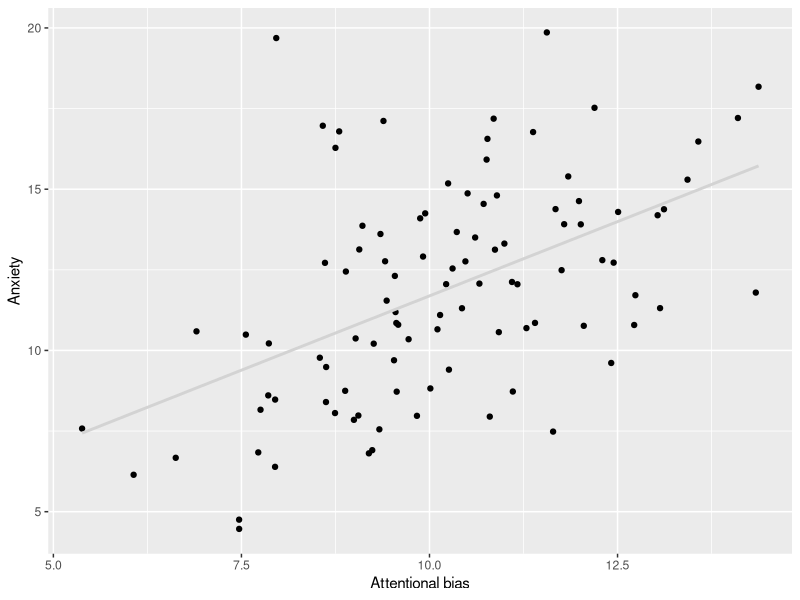
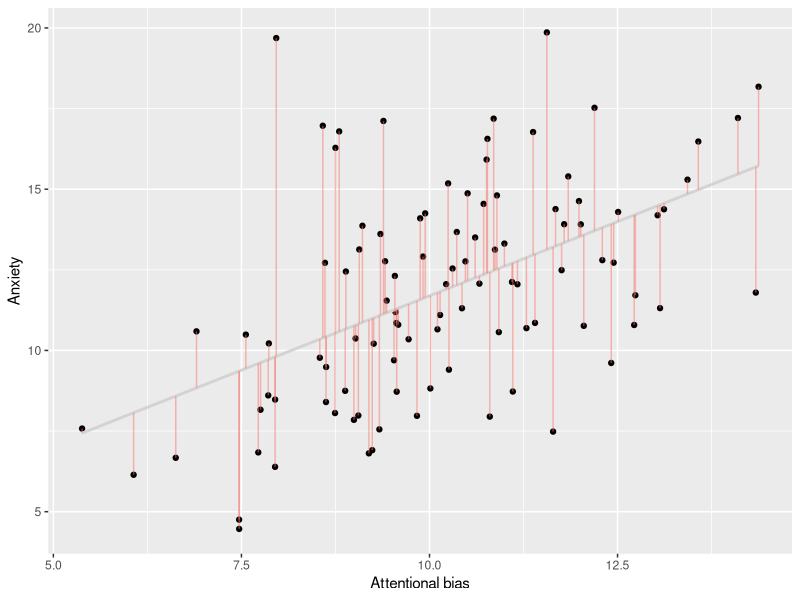
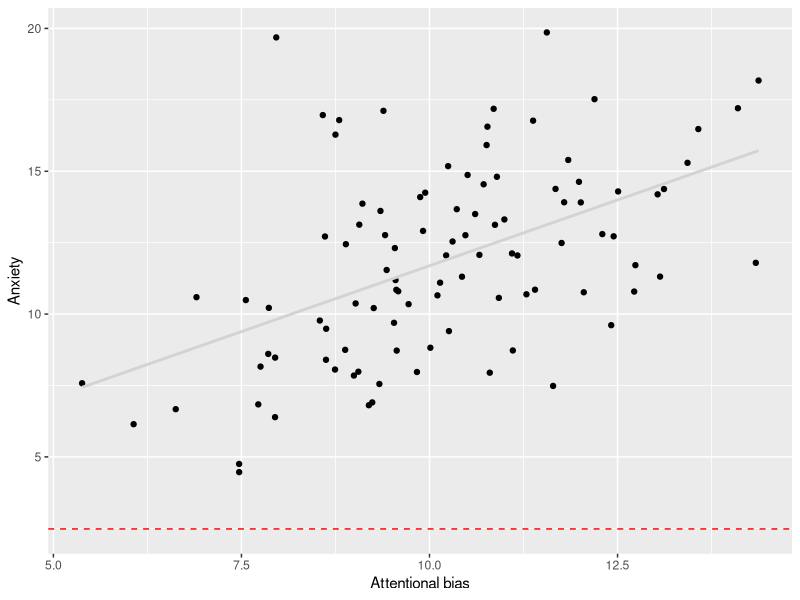
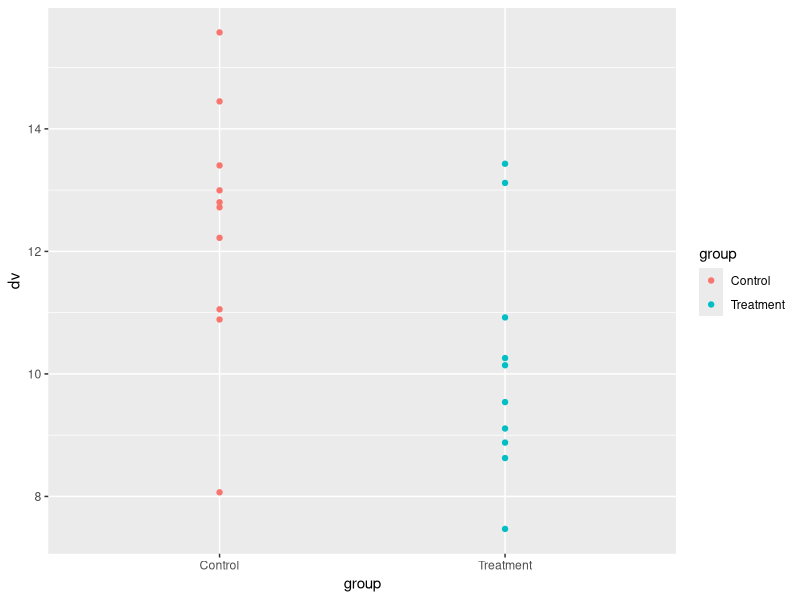
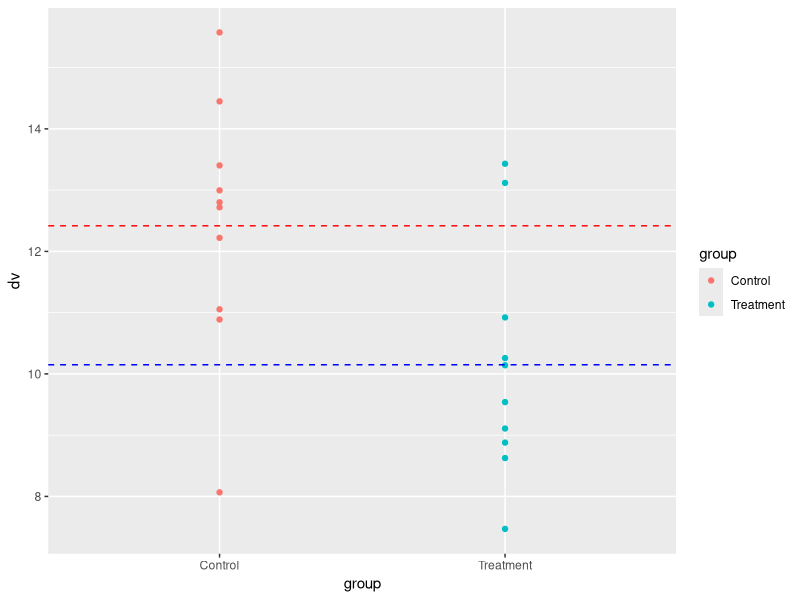
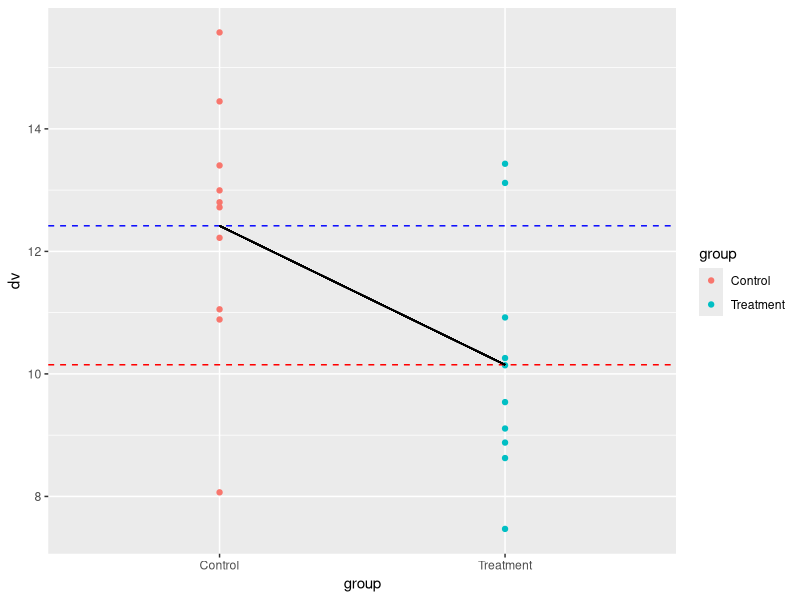

Here is the R script that generated these plots, in order:
## ---- chunk 1

knitr::opts_chunk$set(
fig.align = "center"
)

## ---- chunk 2

#| out-width: 100%
#| out-height: 100%
#| fig-align: center


# generate two continuous variables and plot them using ggplot Label the x variable AttentionalBias and the y variable Anxiety

set.seed(123)
library(ggplot2)
x <- rnorm(100, 10, 2)

y <- x + rnorm(100, 2, 3)

df <- data.frame(x, y)


lm <- lm(y ~ x, data = df)

p = ggplot(lm, aes(x = x, y = y)) + geom_point()

# now fit a linear model to the data and add the intercept value to the plot

intercept <- lm$coefficients[1]
# add the regression line to the plot with a confidence interval

p <- p +   geom_smooth(method = "lm", se = FALSE, color = "lightgrey")

p <- p + labs(x = "Attentional bias", y = "Anxiety")



p
## ---- chunk 3

# draw a line between the data points and the regression line

p + geom_segment(aes(xend = x, yend = .fitted, color = "red"), alpha = 0.5) + guides(color = FALSE)



## ---- chunk 4

#| out-width: 100%
#| out-height: 100%

# add a horizontal line to the plot at the intercept value

p + geom_hline(yintercept = intercept, linetype = "dashed", color = "red")

## ---- chunk 5

model1 <- lm(y ~ x, data = df) #<1>

summary(model1) #<2>

## ---- chunk 6

# Generate some data
set.seed(123)
group <- rep(c("Treatment", "Control"), each = 10)
dv <- c(rnorm(10, 10, 2), rnorm(10, 12, 2))
df <- data.frame(group, dv)

## ---- chunk 7
# run a t-test

t.test(dv ~ group, data = df)


## ---- chunk 8

# plot a scatterplot of the data with colour to represent each group


ggplot(df, aes(x = group, y = dv, color = group)) + geom_point() 


## ---- chunk 9

# use geom segment to add a horizontal line for the mean of each group to the plot, use geom_segment so that the mean lines do not cross the mid point of the x axis

ggplot(df, aes(x = group, y = dv, color = group)) + geom_point() + geom_hline(yintercept = mean(df$dv[df$group == "Treatment"]), linetype = "dashed", color = "blue") + geom_hline(yintercept = mean(df$dv[df$group == "Control"]), linetype = "dashed", color = "red") 


## ---- chunk 10

# plot a line between the two means

ggplot(df, aes(x = group, y = dv, color = group)) + geom_point() + geom_hline(yintercept = mean(df$dv[df$group == "Treatment"]), linetype = "dashed", color = "red") + geom_hline(yintercept = mean(df$dv[df$group == "Control"]), linetype = "dashed", color = "blue") + geom_segment(aes(x = "Treatment", xend = "Control", y = mean(df$dv[df$group == "Treatment"]), yend = mean(df$dv[df$group == "Control"])), color = "black")


## ---- chunk 11

# run a linear model

lm(dv ~ group, data = df) |> summary()

## ---- chunk 12

# show the confidence confidence intervals of the coefficients

lm(dv ~ group, data = df) |> confint()

## ---- chunk 13

# Generate some data for a one-way ANOVA with 3 groups

set.seed(123)

group <- rep(c("Group 1", "Group 2", "Group 3"), each = 10)

dv <- c(rnorm(10, 10, 2), rnorm(10, 12, 2), rnorm(10, 14, 2))

df <- data.frame(group, dv)

## ---- chunk 14

# running an ANOVA

aov(dv ~ group, data = df) |> summary()

## ---- chunk 15

lm(dv ~ group, data = df) |> summary()

